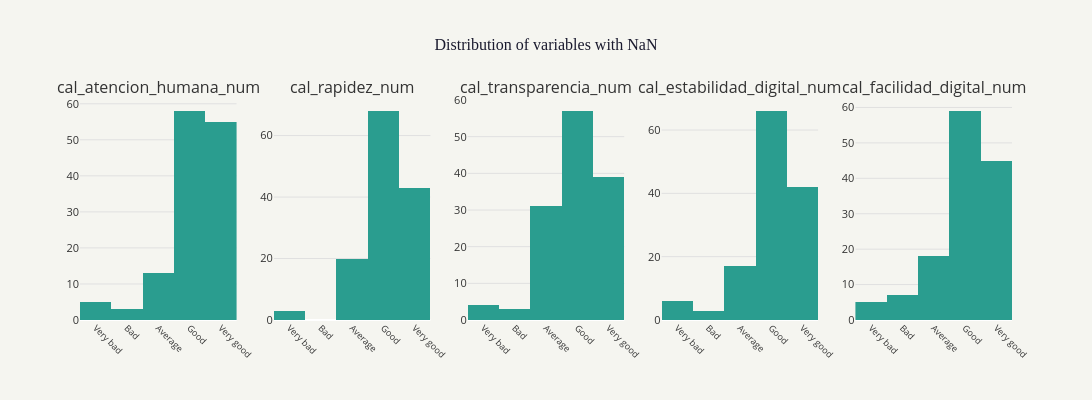

Notebook cell for this chart:
### Markdown cell above
### 2.1.1 Distribution Review

### Code cell
#Distribution of variables with NaN — to evaluate whether median imputation is valid
variables_nan = [
    "cal_atencion_humana_num",
    "cal_rapidez_num",
    "cal_transparencia_num",
    "cal_estabilidad_digital_num",
    "cal_facilidad_digital_num"
]

fig = make_subplots(
    rows=1, cols=5,
    subplot_titles=variables_nan
)

for i, var in enumerate(variables_nan, start=1):
    fig.add_trace(
        go.Histogram(
            x=df_pp[var].dropna(),
            marker_color="#2a9d8f",
            name=var,
            showlegend=False,
            xbins=dict(start=0.5, end=5.5, size=1)
        ),
        row=1, col=i
    )

fig.update_layout(
    title=dict(text="Distribution of variables with NaN", x=0.5,
               font=dict(size=16, color="#1a1a2e", family="Arial Black")),
    plot_bgcolor="#F5F5F0",
    paper_bgcolor="#F5F5F0",
    font=dict(color="#333333", size=11),
    height=400,
    width=1400
)

fig.update_xaxes(tickvals=[1, 2, 3, 4, 5],
                 ticktext=["Very bad", "Bad", "Average", "Good", "Very good"],
                 tickangle=45, tickfont=dict(size=9))
fig.update_yaxes(gridcolor="#e0e0e0")

fig.show()

### Figure 1 — Plotly figure (JSON) as saved in the notebook; plotly's stock layout.template omitted (floating-point values rounded to 4 significant figures; data arrays with more than 128 entries replaced by an {"elided": "..."} marker saying what was removed)
{"data": [{"marker": {"color": "#2a9d8f"}, "name": "cal_atencion_humana_num", "showlegend": false, "type": "histogram", "x": {"elided": "134 float values"}, "xaxis": "x", "xbins": {"end": 5.5, "size": 1, "start": 0.5}, "yaxis": "y"}, {"marker": {"color": "#2a9d8f"}, "name": "cal_rapidez_num", "showlegend": false, "type": "histogram", "x": {"elided": "134 float values"}, "xaxis": "x2", "xbins": {"end": 5.5, "size": 1, "start": 0.5}, "yaxis": "y2"}, {"marker": {"color": "#2a9d8f"}, "name": "cal_transparencia_num", "showlegend": false, "type": "histogram", "x": {"elided": "134 float values"}, "xaxis": "x3", "xbins": {"end": 5.5, "size": 1, "start": 0.5}, "yaxis": "y3"}, {"marker": {"color": "#2a9d8f"}, "name": "cal_estabilidad_digital_num", "showlegend": false, "type": "histogram", "x": {"elided": "134 float values"}, "xaxis": "x4", "xbins": {"end": 5.5, "size": 1, "start": 0.5}, "yaxis": "y4"}, {"marker": {"color": "#2a9d8f"}, "name": "cal_facilidad_digital_num", "showlegend": false, "type": "histogram", "x": {"elided": "134 float values"}, "xaxis": "x5", "xbins": {"end": 5.5, "size": 1, "start": 0.5}, "yaxis": "y5"}], "layout": {"annotations": [{"font": {"size": 16}, "showarrow": false, "text": "cal_atencion_humana_num", "x": 0.084, "xanchor": "center", "xref": "paper", "y": 1, "yanchor": "bottom", "yref": "paper"}, {"font": {"size": 16}, "showarrow": false, "text": "cal_rapidez_num", "x": 0.292, "xanchor": "center", "xref": "paper", "y": 1, "yanchor": "bottom", "yref": "paper"}, {"font": {"size": 16}, "showarrow": false, "text": "cal_transparencia_num", "x": 0.5, "xanchor": "center", "xref": "paper", "y": 1, "yanchor": "bottom", "yref": "paper"}, {"font": {"size": 16}, "showarrow": false, "text": "cal_estabilidad_digital_num", "x": 0.708, "xanchor": "center", "xref": "paper", "y": 1, "yanchor": "bottom", "yref": "paper"}, {"font": {"size": 16}, "showarrow": false, "text": "cal_facilidad_digital_num", "x": 0.916, "xanchor": "center", "xref": "paper", "y": 1, "yanchor": "bottom", "yref": "paper"}], "font": {"color": "#333333", "size": 11}, "height": 400, "paper_bgcolor": "#F5F5F0", "plot_bgcolor": "#F5F5F0", "title": {"font": {"color": "#1a1a2e", "family": "Arial Black", "size": 16}, "text": "Distribution of variables with NaN", "x": 0.5}, "width": 1400, "xaxis": {"anchor": "y", "domain": [0, 0.168], "tickangle": 45, "tickfont": {"size": 9}, "ticktext": ["Very bad", "Bad", "Average", "Good", "Very good"], "tickvals": [1, 2, 3, 4, 5]}, "xaxis2": {"anchor": "y2", "domain": [0.208, 0.376], "tickangle": 45, "tickfont": {"size": 9}, "ticktext": ["Very bad", "Bad", "Average", "Good", "Very good"], "tickvals": [1, 2, 3, 4, 5]}, "xaxis3": {"anchor": "y3", "domain": [0.416, 0.584], "tickangle": 45, "tickfont": {"size": 9}, "ticktext": ["Very bad", "Bad", "Average", "Good", "Very good"], "tickvals": [1, 2, 3, 4, 5]}, "xaxis4": {"anchor": "y4", "domain": [0.624, 0.792], "tickangle": 45, "tickfont": {"size": 9}, "ticktext": ["Very bad", "Bad", "Average", "Good", "Very good"], "tickvals": [1, 2, 3, 4, 5]}, "xaxis5": {"anchor": "y5", "domain": [0.832, 1], "tickangle": 45, "tickfont": {"size": 9}, "ticktext": ["Very bad", "Bad", "Average", "Good", "Very good"], "tickvals": [1, 2, 3, 4, 5]}, "yaxis": {"anchor": "x", "domain": [0, 1], "gridcolor": "#e0e0e0"}, "yaxis2": {"anchor": "x2", "domain": [0, 1], "gridcolor": "#e0e0e0"}, "yaxis3": {"anchor": "x3", "domain": [0, 1], "gridcolor": "#e0e0e0"}, "yaxis4": {"anchor": "x4", "domain": [0, 1], "gridcolor": "#e0e0e0"}, "yaxis5": {"anchor": "x5", "domain": [0, 1], "gridcolor": "#e0e0e0"}}}
